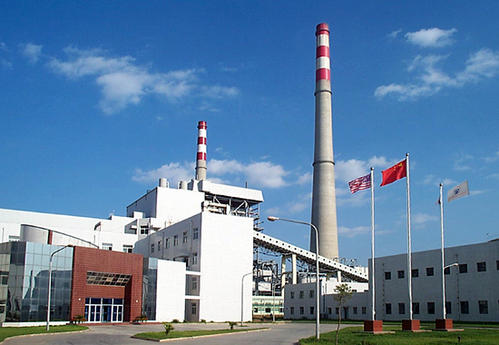
#> input picture Mean_Shift/1.jpg, 499 x 345 px
$ jupyter execute '未命名1.ipynb'
#> lines starting #> are read from the running program, lines starting #| are printed output that depends on the picture
[cell 1]
import cv2 as cv
import numpy as np

src = cv.imread("./1.jpg")
#> src is the input picture: shape (345, 499, 3); mean B, G, R 162.3, 128.3, 94.5
cv.imshow('input_image', src)
cv.waitKey(0)
cv.destroyAllWindows()

[cell 2]
dst = cv.pyrMeanShiftFiltering(src, 25, 40, None, 2)
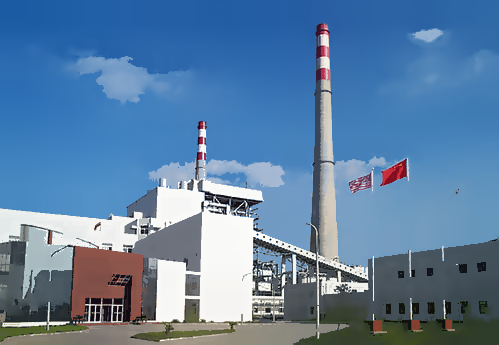
#> dst: shape (345, 499, 3); mean B, G, R 162.9, 127.9, 93.4

[cell 3]
cv.imshow("result", np.hstack((src,dst)))
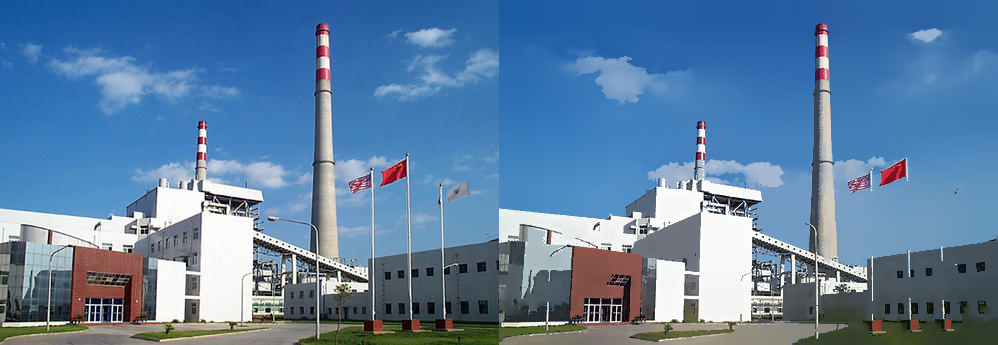
#> window 'result': shape (345, 998, 3); mean B, G, R 162.6, 128.1, 94
cv.waitKey(0)
cv.destroyAllWindows()
